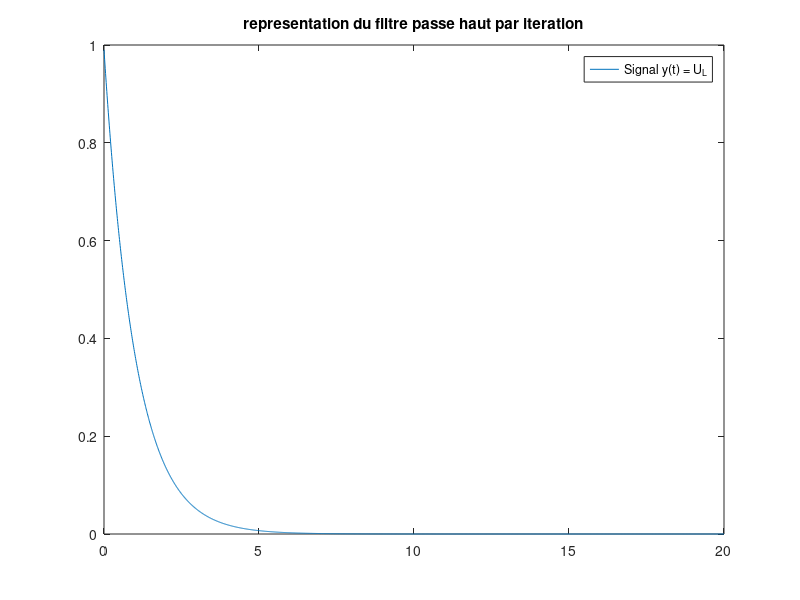

Recreate this plot in MATLAB.
% 2014-04-26
% Traitement du signal
% TD2
% Benjamin Derville

E=1;
RsL=1;
Te=0.01;
t=0:Te:20;

alpha = 1/(1+RsL*Te);

xd = ones(size(t));
yd = ones(size(t));
yd(1) = alpha;

for i=2:length(t);
    yd(i) = alpha*(yd(i-1)+xd(i)-xd(i-1));
end;


figure(1);
plot(t,yd);
title('representation du filtre passe haut par iteration');
legend('Signal y(t) = U_L');